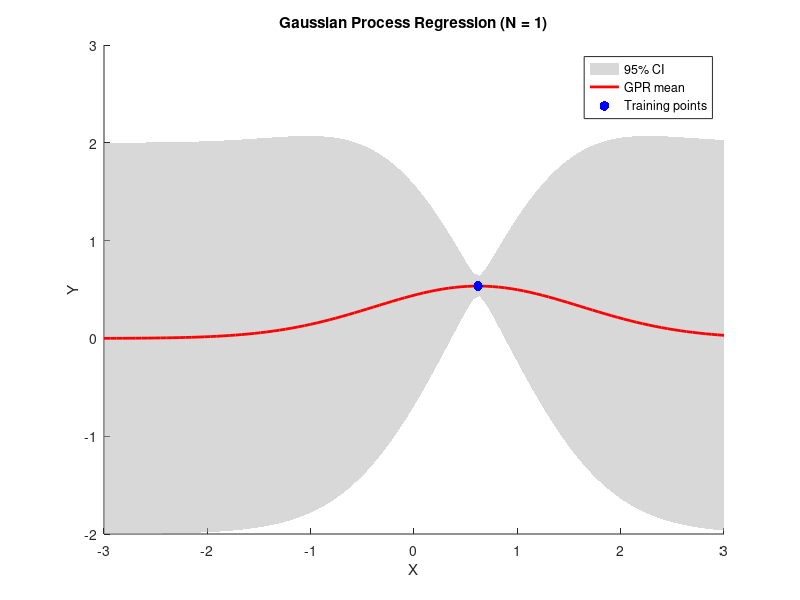

This chart was generated by the following MATLAB code: (Note: this script raises an error after producing the figure.)
% Generate sample data
X = -3 + 6 * rand(20, 1);
Y = sin(X) + 0.05 * randn(20, 1); % Observations Y include some noise
n = length(X);

%% Define the RBF kernel function
sigma = 1.0; % Bandwidth of the RBF kernel
RBF_kernel = @(x1, x2) exp(-norm(x1 - x2)^2 / (2 * sigma^2));
%%
K = zeros(n, n); % initialize the kernel matrix

% Test inputs for prediction
X_test = linspace(-3, 3, 100)';
m_test = length(X_test);

figure;
set(gcf,'color','w'); % gcf stands for 'get current figure'

scriptPath = mfilename('fullpath');
[scriptDir, ~, ~] = fileparts(scriptPath);
filename = fullfile(scriptDir, 'gpr_onedim_demo.gif');

for i = 1:n
    % Update the kernel matrix with new training point
    for j = 1:i
        K(i, j) = RBF_kernel(X(i), X(j));
        K(j, i) = K(i, j); % symmetric matrix
    end
    
    % Add noise variance to the diagonal elements
    K(1:i, 1:i) = K(1:i, 1:i) + 0.05^2 * eye(i);
    
    % Compute the kernel between test points and training points
    K_test = zeros(m_test, i);
    for k = 1:m_test
        for j = 1:i
            K_test(k, j) = RBF_kernel(X_test(k), X(j));
        end
    end
    
    % Compute predictive mean
    K_inv = inv(K(1:i, 1:i));
    mu_test = K_test * K_inv * Y(1:i);
    
    % Compute predictive variance
    K_test_test = zeros(m_test, m_test);
    for k = 1:m_test
        for j = 1:m_test
            K_test_test(k, j) = RBF_kernel(X_test(k), X_test(j));
        end
    end
    
    var_test = K_test_test - K_test * K_inv * K_test';
    std_test = sqrt(diag(var_test));
    
    % Identify test points that are not training points
    [isTrain, ~] = ismembertol(X_test, X(1:i), 1e-6);
    X_test_CI = X_test(~isTrain);
    mu_test_CI = mu_test(~isTrain);
    std_test_CI = std_test(~isTrain);
    %% Plot the results
    cla; % clear current axes
    hold on;
    fill([X_test_CI; flipud(X_test_CI)], ...
         [mu_test_CI - 2 * std_test_CI; flipud(mu_test_CI + 2 * std_test_CI)], ...
         [0.7, 0.7, 0.7], 'EdgeColor', 'none','FaceAlpha',0.5); % 95% CI
    plot(X_test, mu_test, 'r', 'LineWidth', 2); % Predictive mean
    scatter(X(1:i), Y(1:i), 50, 'filled','MarkerFaceColor','blue'); % Plot the training points
    hold off;
    legend('95% CI', 'GPR mean', 'Training points', 'Location', 'Best');
    title(['Gaussian Process Regression (N = ' num2str(i) ')']);
    xlabel('X');
    ylabel('Y');
    
    %% Generate gif
    drawnow;
    frame = getframe(gcf); % Capture figure frame
    im = frame2im(frame); % Convert frame to image
    [A,map] = rgb2ind(im,256); % Convert image to indexed image
    if i == 1
        imwrite(A, map, filename, 'gif', 'LoopCount', Inf, 'DelayTime', 1);
    else
        imwrite(A, map, filename, 'gif', 'WriteMode', 'append', 'DelayTime', 1);
    end

    pause(1);
end
